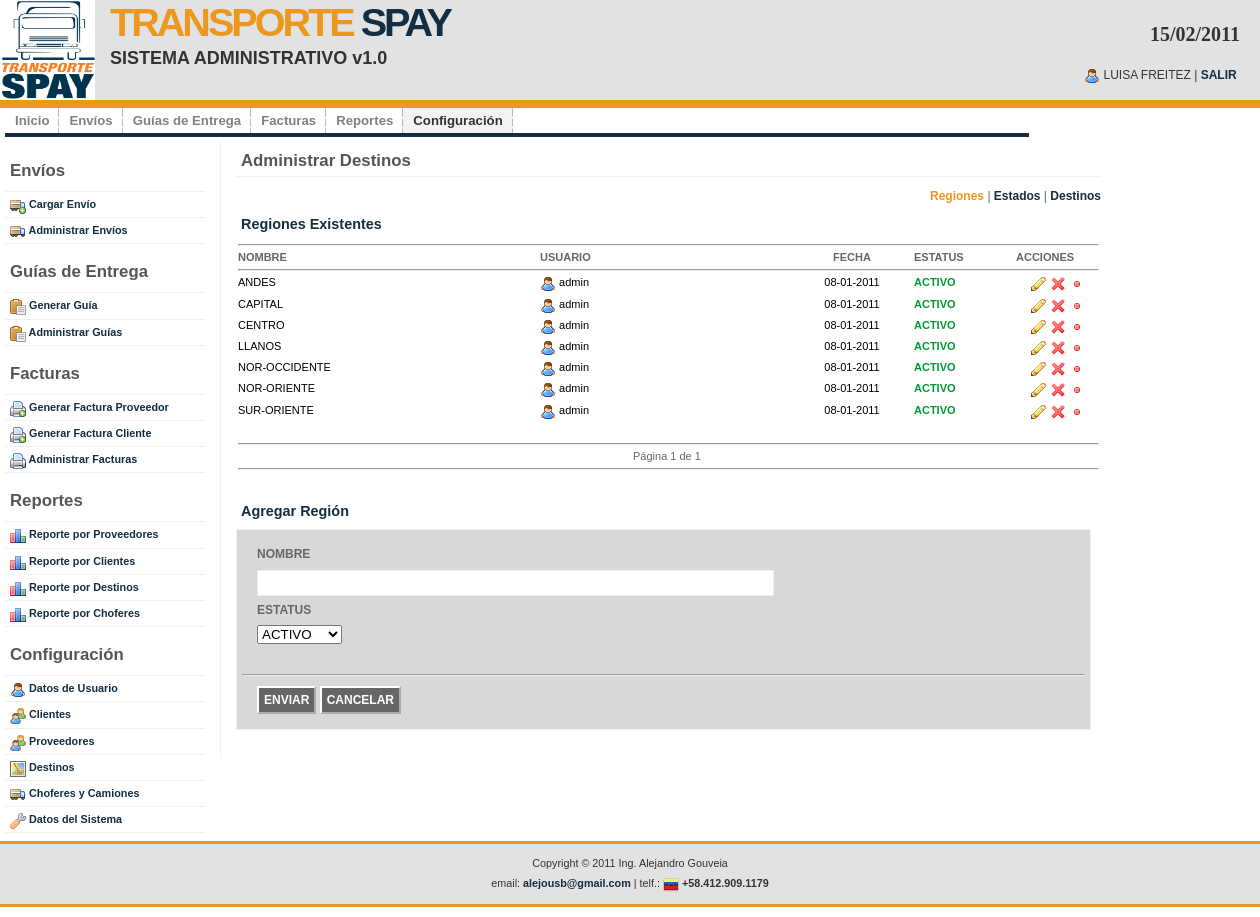
The page /adm_regiones.php (signed in) on the database its author committed.
### tables this page shows
CREATE TABLE IF NOT EXISTS `ts_region` (
  `id` int(10) NOT NULL AUTO_INCREMENT,
  `nombre` varchar(200) NOT NULL,
  `ind_activo` int(1) NOT NULL,
  `fecha_creacion` date NOT NULL,
  `fecha_modificacion` date DEFAULT NULL,
  `id_usuario` int(10) DEFAULT NULL,
  PRIMARY KEY (`id`)
);

CREATE TABLE IF NOT EXISTS `ts_usuario` (
  `id` int(10) NOT NULL AUTO_INCREMENT,
  `login` varchar(100) NOT NULL,
  `password` varchar(100) NOT NULL,
  `nombre` varchar(200) NOT NULL,
  `email` varchar(200) NOT NULL,
  `ind_activo` int(1) NOT NULL,
  `fecha_creacion` date NOT NULL,
  `fecha_modificacion` date DEFAULT NULL,
  `fecha_ultimo_login` date DEFAULT NULL,
  `id_usuario` int(10) DEFAULT NULL,
  PRIMARY KEY (`id`)
);

CREATE TABLE IF NOT EXISTS `ts_config` (
  `id` int(10) NOT NULL AUTO_INCREMENT,
  `parametro` varchar(200) NOT NULL,
  `codigo` int(10) NOT NULL,
  `valor` varchar(200) NOT NULL,
  `ind_activo` int(1) NOT NULL,
  `fecha_creacion` date NOT NULL,
  `fecha_modificacion` date DEFAULT NULL,
  `id_usuario` int(10) DEFAULT NULL,
  PRIMARY KEY (`id`)
);

### adm_regiones.php (the view, shortened to what this page needs)
<?php include("inc_conectarse.php"); ?>
<?php include("inc_functions.php"); ?>
<!DOCTYPE html PUBLIC "-//W3C//DTD XHTML 1.0 Strict//EN" "http://www.w3.org/TR/xhtml1/DTD/xhtml1-strict.dtd">
<html xmlns="http://www.w3.org/1999/xhtml" xml:lang="en" lang="en">
<?php include("inc_metadata.php"); ?>
<body>
<?php include("inc_header.php"); ?>
<div id="wrap">
	<?php include("inc_menu.php"); ?>
	<div id="content-wrap">
			<?php include("inc_sidebar.php"); ?>
	  		<div id="main">
				<h1>Administrar Destinos</h1>
				<div align="right">
				<span class="orange"><strong>Regiones</strong></span> |
				<a href="adm_estados.php"><strong>Estados</strong></a> |
				<a href="adm_destinos.php"><strong>Destinos</strong></a>
				</div>
                <h3>Regiones Existentes</h3>
					<table style="padding-left:10px; font-size:11px" width="100%">
            			<tr>
                    		<td colspan="5"><hr></td>
                		</tr>
                		<tr>
                			<td width="300"><strong>NOMBRE</strong></td>
                    		<td width="250"><strong>USUARIO</strong></td>
                    		<td width="120" align="center"><strong>FECHA</strong></td>
                    		<td width="100"><strong>ESTATUS</strong></td>
                            <td><strong>ACCIONES</strong></td>
                		</tr>
            			<tr>
                    		<td class="text" colspan="5"><hr></td>
                		</tr>
                		<?php
						$rowsPerPage = getRowsPerPage($link);
						$page = getPage();
						$offset = ($page - 1) * $rowsPerPage;
						$query = "SELECT r.id, r.nombre, r.fecha_modificacion,
						                 r.ind_activo, u.login
						            FROM ts_region r JOIN ts_usuario u
						              ON r.id_usuario = u.id
						           WHERE r.ind_activo < 2
						        ORDER BY r.nombre ";
						$result = obtenerResultset($link,$query);
						$lastPage = ceil(numeroRegistros($result)/$rowsPerPage);
						$query .= "LIMIT $offset, $rowsPerPage";
						$result = obtenerResultset($link,$query);
						while ($row = obtenerRegistro($result)) {
							$inactiva = false;
 						?>
          				<tr style="color: #000">
                			<td <?php if($inactiva) {?> style="color:#999;" <?php } ?>>
								<?php echo $row->nombre; ?>
                    		</td>
                    		<td <?php if($inactiva) {?> style="color:#999;" <?php } ?>>
								<img src="images/icons/user.png" align="texttop" border="0" /> <?php echo $row->login; ?>
                    		</td>
                    		<td align="center" <?php if($inactiva) {?> style="color:#999;" <?php } ?>>
								<?php echo date("d-m-Y", strtotime($row->fecha_modificacion)); ?>
                  			</td>
                    		<td>
								<?php
									if($inactiva) {
										echo "<span style='color:#F00; font-weight:bold;'>INACTIVO</span>";
									}
									else {
										echo "<span style='color:#093; font-weight:bold;'>ACTIVO</span>";
									}
								?>
                    		</td>
                            <td align="center">
                            	<a href="adm_regiones.php?action=Modificar&id=<?php echo $row->id; ?>" title="Modificar">
                                	<img align="texttop" src="images/icons/pencil.png" border="0" />
                               	</a>
                                <a href="adm_regiones.php?action=Eliminar&id=<?php echo $row->id; ?>" title="Eliminar">
                                	<img src="images/icons/cross.png" align="texttop" border="0"
                                     onclick="javascript:return confirm('Esta seguro que desea eliminar?');" />
                           		</a>
                               	<?php if($inactiva) { ?>
                            	<a href="adm_regiones.php?action=Activar&id=<?php echo $row->id; ?>" title="Activar">
                                	<img align="texttop" src="images/icons/bullet_green.png" border="0" />
                               	</a>
                               	<?php } else { ?>
                            	<a href="adm_regiones.php?action=Inactivar&id=<?php echo $row->id; ?>" title="Inactivar">
                                	<img align="texttop" src="images/icons/bullet_red.png" border="0" />
                               	</a>
                               	<?php } ?>
                            </td>
            			</tr>
						<?php } ?>
                        <tr>
                        	<td colspan="6">&nbsp;</td>
                        </tr>
            			<tr>
                    		<td class="text" colspan="6"><hr></td>
                		</tr>
                        <tr>
                        	<td colspan="6" align="center">
                            <?php printPaginationNavigation($page,$lastPage); ?>
                            </td>
                        </tr>
            			<tr>
                    		<td class="text" colspan="6"><hr></td>
                		</tr>
                        <tr>
                        	<td colspan="6">&nbsp;</td>
                        </tr>
          			</table>
				<?php
				if($_GET["action"]!="Modificar") {
				?>
                	<h3>Agregar Regi&oacute;n</h3>
				<?php
				}
				else {
				?>
					<h3>Modificar Regi&oacute;n</h3>
                <?php
				}
				?>
				<form action="adm_regiones.php" method="post" enctype="multipart/form-data"
                 onSubmit="return validate_region_form(this);">
                    <p>
                    <label>NOMBRE</label>
					<input name="txtNombre" type="text" size="60" style="text-transform:uppercase"
                     value="<?php echo $region->nombre; ?>" />
					<label>ESTATUS</label>
                    <select name="cmbEstatus">
                    <?php
						$result = obtenerIndActivo($link);
						while($row=mysql_fetch_object($result)) {
					?>
						<option value="<?php echo($row->codigo); ?>"
						 <?php if($region->ind_activo==$row->codigo) { ?> selected <?php } ?>>
						 <?php echo($row->valor); ?>
                       	</option>
                    <?php
						}
					?>
                    </select>
                    </p>
                    <br />
                    <hr />
                    <p>
                    <input class="button" value="ENVIAR" type="submit" />
                    <input class="button" value="CANCELAR" type="reset"  onClick="window.location='adm_regiones.php';" />
					</p>
				</form>
                <br />
	  		</div>
	</div>
</div>
<?php include("inc_footer.php"); ?>
</body>
</html>

### inc_functions.php (shortened to what this page needs)
<?php
	function getPage() {
		if(isset($_GET["page"])) {
			return $_GET["page"];
		}
		else {
			return 1;
		}
	}
	function getRowsPerPage($link) {
		$query = "SELECT valor FROM ts_config WHERE parametro='ROWS_PER_PAGE'";
		$result = mysql_query($query,$link);
		while ($row = mysql_fetch_object($result)) {
			return $row->valor;
		}
		return 0;
	}
	function printPaginationNavigation($page,$lastPage) {
		if($lastPage==0) {
			echo "P&aacute;gina ".$lastPage." de ".$lastPage."&nbsp;";
		}
		else {
			echo "P&aacute;gina ".$page." de ".$lastPage."&nbsp;";
		}
	}
	function obtenerResultset($link, $query) {
		return mysql_query($query,$link);
	}
	function obtenerRegistro($result) {
		return mysql_fetch_object($result);
	}
	function obtenerIndActivo($link) {
		$query = "SELECT * FROM ts_config WHERE parametro = 'IND_ACTIVO' AND ind_activo = 1 ORDER BY valor";
		return mysql_query($query,$link);
	}
?>

### images/main.css (style rules this page uses)
* { margin: 0; padding: 0; outline: 0; }
body { margin: 0; padding: 0; font: 12px/160% 'Lucida Grande', 'Lucida Sans Unicode', Geneva, Verdana, Sans-Serif; color: #666666; text-align: center; }
a:link, a:visited { background: inherit; color: #132E42; text-decoration: none; }
h1, h2, h3 { font: bold 1em 'Lucida Grande', 'Lucida Sans Unicode', Geneva, Verdana, Sans-Serif; color: #555; }
h1 { font-size: 1.4em; }
h3 { font-size: 1.2em; font-weight: bold; color:#132E42; }
#main h1, #rightbar h1 { padding: 0px 0 5px 5px; margin: 0 0 10px 10px; border-bottom: 1px solid #f2f2f2; }
p, h1, h2, h3 { margin: 10px 15px; }
form { margin:10px; padding: 5px; border: 1px solid #f2f2f2; background-color: #D8D8D8; }
label { display:block; font-weight:bold; margin:5px 0; }
input { padding: 4px 5px; border:1px solid #eee; font-size: 14px; color:#000; }
input.button { margin: 0; font: bold 1em Arial, Sans-serif; border: 2px #FFF outset; background: #666; padding: 5px; color: #FFF; }
#wrap { margin: 0 auto; width: 1250px; text-align: left; background: #FFF; }
#content-wrap { clear:both; margin: 0; padding:0; width: 1250px; }
#main { float: left; margin-left: 15px; padding: 10px 0 0 5px; width: 70%; border-left: 1px solid #f2f2f2; }
.orange { color: #EC981F; }

### rows shown on the page
ts_region: nombre "ANDES", ts_usuario.login "admin", fecha_modificacion "08-01-2011"
ts_region: nombre "CAPITAL", ts_usuario.login "admin", fecha_modificacion "08-01-2011"
ts_region: nombre "CENTRO", ts_usuario.login "admin", fecha_modificacion "08-01-2011"
ts_region: nombre "LLANOS", ts_usuario.login "admin", fecha_modificacion "08-01-2011"
ts_region: nombre "NOR-OCCIDENTE", ts_usuario.login "admin", fecha_modificacion "08-01-2011"
ts_region: nombre "NOR-ORIENTE", ts_usuario.login "admin", fecha_modificacion "08-01-2011"
ts_region: nombre "SUR-ORIENTE", ts_usuario.login "admin", fecha_modificacion "08-01-2011"
ts_config: valor "1"

### other values the page prints
$_SESSION["nombre"] "LUISA FREITEZ"
$page "1"
form field cmbEstatus "ACTIVO"
